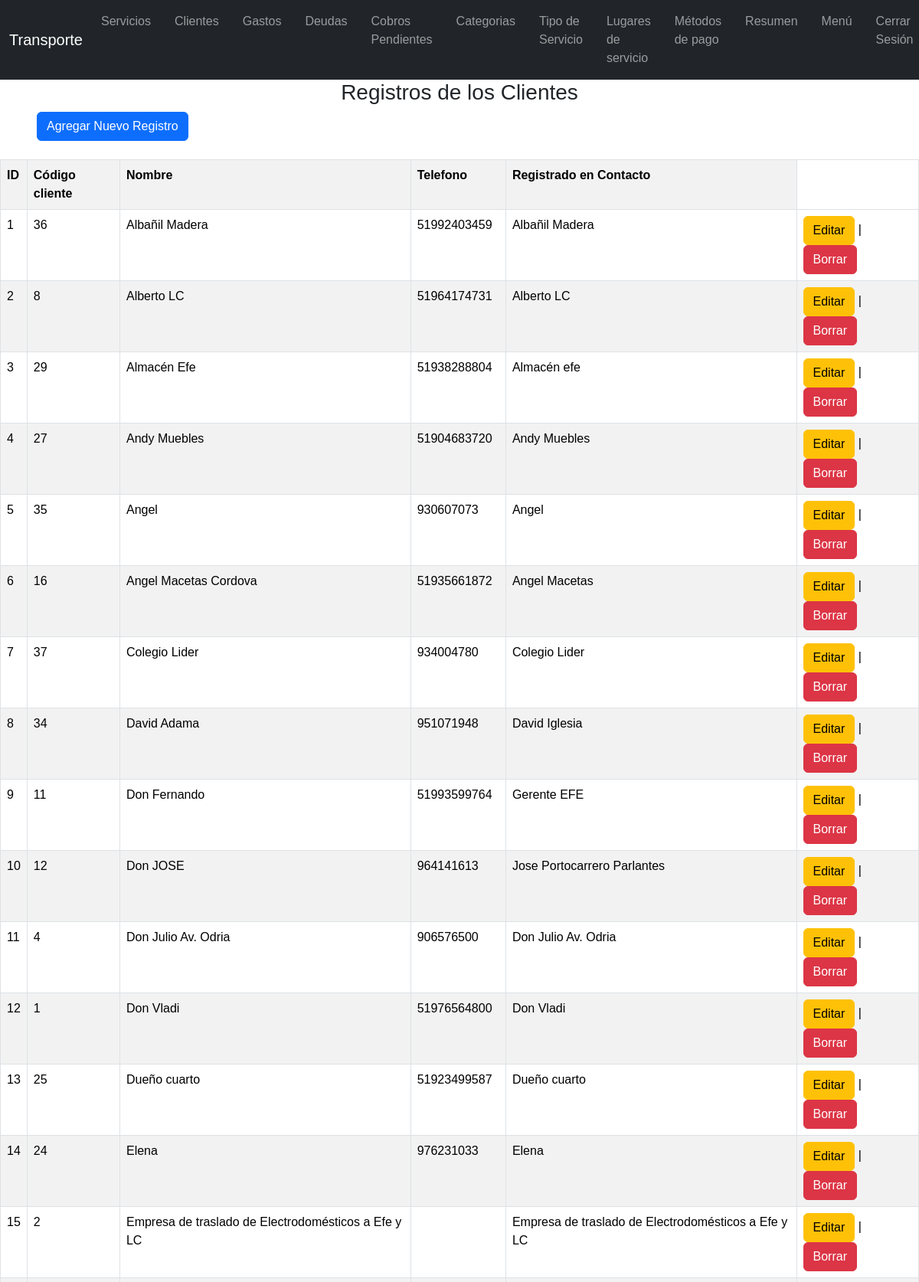
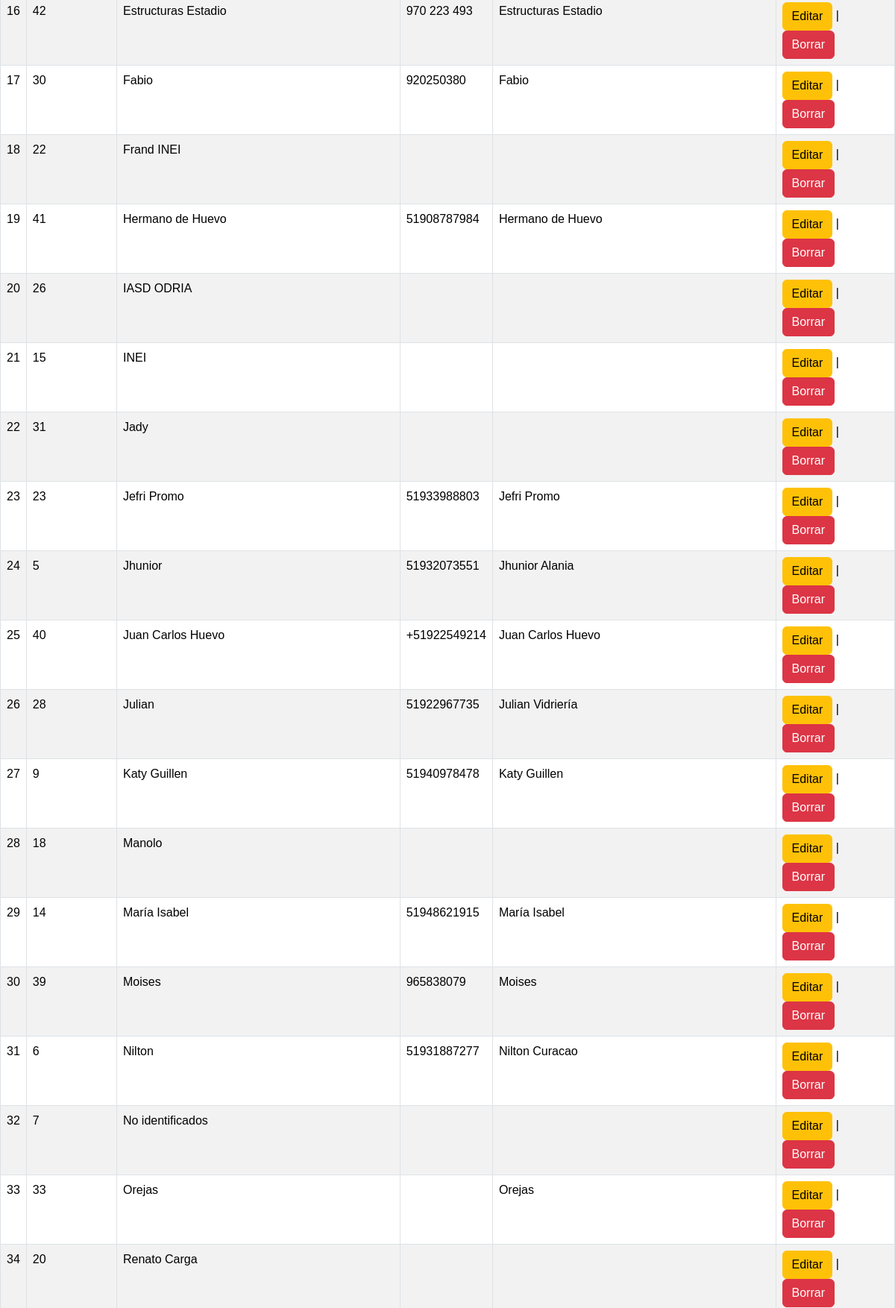
Screenshot of /tregistrosclientes (signed in, upper part) with the database file from the repository (2 pictures, top to bottom).
### tables this page shows
CREATE TABLE "clientes" (
	"cod_cli"	INTEGER,
	"nom_cli"	TEXT,
	"tel_cli"	TEXT,
	"nom_con"	TEXT,
	"cond_cli"	INTEGER,
	PRIMARY KEY("cod_cli" AUTOINCREMENT)
);

### flask_app.py (the view)
@app.route("/tregistrosclientes")
def tregistrosclientes():
    if 'usuario' not in session:
        return redirect(url_for('login'))
    conn = sqlite3.connect("data1.db")
    c = conn.cursor()
    c.execute("""SELECT *
              FROM clientes
              WHERE cond_cli=1 ORDER BY nom_cli""")
    datos = c.fetchall()
    conn.close()
    return render_template("tregistros_clientes.html", registros=datos)

### templates/tregistros_clientes.html (shortened to what this page needs)
<!DOCTYPE html>
<html>
<head>
    <link href="https://cdn.jsdelivr.net/npm/bootstrap@5.3.7/dist/css/bootstrap.min.css" rel="stylesheet">
    <link rel="stylesheet" href="../static/style.css">
</head>
<body>
    {% include "tmenu.html" %}
    <h3 class="text-center">Registros de los Clientes</h3>
    <a href="/tformclientes" class="btn btn-primary ms-5">Agregar Nuevo Registro</a><br><br>
    <div class="table-responsive">
        <table border="1" class="table table-striped table-bordered">
            <tr>
                <th>ID</th>
                <th>Código cliente</th>
                <th>Nombre</th>
                <th>Telefono</th>
                <th>Registrado en Contacto</th>
            </tr>
            {% for r in registros %}
            <tr>
                <td>{{ loop.index }}</td>
                <td>{{ r[0] }}</td>
                <td>{{ r[1] }}</td>
                <td>{{ r[2] }}</td>
                <td>{{ r[3] }}</td>
                <td>
                    <a href="/teditarclientes/{{ r[0] }}" class="btn btn-warning">Editar</a> |
                    <a href="/tborrarclientes/{{ r[0] }}" class="btn btn-danger" onclick="return confirm('¿Estás seguro de borrar este registro?');">Borrar</a>
                </td>
            </tr>
            {% endfor %}
        </table>
    </div>
    <br>
</body>
</html>

### templates/tregistros_clientes.html (style rules this page uses)
body { font-family: Arial, sans-serif; }

### rows the page displays
clientes: cod_cli "36", nom_cli "Albañil Madera", tel_cli "51992403459", nom_con "Albañil Madera"
clientes: cod_cli "8", nom_cli "Alberto LC", tel_cli "51964174731", nom_con "Alberto LC"
clientes: cod_cli "29", nom_cli "Almacén Efe", tel_cli "51938288804", nom_con "Almacén efe"
clientes: cod_cli "27", nom_cli "Andy Muebles", tel_cli "51904683720", nom_con "Andy Muebles"
clientes: cod_cli "35", nom_cli "Angel", tel_cli "930607073", nom_con "Angel"
clientes: cod_cli "16", nom_cli "Angel Macetas Cordova", tel_cli "51935661872", nom_con "Angel Macetas"
clientes: cod_cli "37", nom_cli "Colegio Lider", tel_cli "934004780", nom_con "Colegio Lider"
clientes: cod_cli "34", nom_cli "David Adama", tel_cli "951071948", nom_con "David Iglesia"
clientes: cod_cli "11", nom_cli "Don Fernando", tel_cli "51993599764", nom_con "Gerente EFE"
clientes: cod_cli "12", nom_cli "Don JOSE", tel_cli "964141613", nom_con "Jose Portocarrero Parlantes"
clientes: cod_cli "4", nom_cli "Don Julio Av. Odria", tel_cli "906576500", nom_con "Don Julio Av. Odria"
clientes: cod_cli "1", nom_cli "Don Vladi", tel_cli "51976564800", nom_con "Don Vladi"
clientes: cod_cli "25", nom_cli "Dueño cuarto", tel_cli "51923499587", nom_con "Dueño cuarto"
clientes: cod_cli "24", nom_cli "Elena", tel_cli "976231033", nom_con "Elena"
clientes: cod_cli "2", nom_cli "Empresa de traslado de Electrodomésticos a Efe y LC", nom_con "Empresa de traslado de Electrodomésticos a Efe y LC"
clientes: cod_cli "42", nom_cli "Estructuras Estadio", tel_cli "970 223 493", nom_con "Estructuras Estadio"
clientes: cod_cli "30", nom_cli "Fabio", tel_cli "920250380", nom_con "Fabio"
clientes: cod_cli "22", nom_cli "Frand INEI"
clientes: cod_cli "41", nom_cli "Hermano de Huevo", tel_cli "51908787984", nom_con "Hermano de Huevo"
clientes: cod_cli "26", nom_cli "IASD ODRIA"
clientes: cod_cli "15", nom_cli "INEI"
clientes: cod_cli "31", nom_cli "Jady"
clientes: cod_cli "23", nom_cli "Jefri Promo", tel_cli "51933988803", nom_con "Jefri Promo"
clientes: cod_cli "5", nom_cli "Jhunior", tel_cli "51932073551", nom_con "Jhunior Alania"
clientes: cod_cli "40", nom_cli "Juan Carlos Huevo", tel_cli "+51922549214", nom_con "Juan Carlos Huevo"
clientes: cod_cli "28", nom_cli "Julian", tel_cli "51922967735", nom_con "Julian Vidriería"
clientes: cod_cli "9", nom_cli "Katy Guillen", tel_cli "51940978478", nom_con "Katy Guillen"
clientes: cod_cli "18", nom_cli "Manolo"
clientes: cod_cli "14", nom_cli "María Isabel", tel_cli "51948621915", nom_con "María Isabel"
clientes: cod_cli "39", nom_cli "Moises", tel_cli "965838079", nom_con "Moises"
clientes: cod_cli "6", nom_cli "Nilton", tel_cli "51931887277", nom_con "Nilton Curacao"
clientes: cod_cli "7", nom_cli "No identificados"
clientes: cod_cli "33", nom_cli "Orejas", nom_con "Orejas"
clientes: cod_cli "20", nom_cli "Renato Carga"
